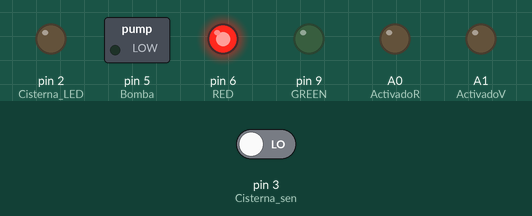
Recording of a sketch running on a simulated Arduino Uno, built with avr-gcc and run on an emulated ATmega328P. Parts: switched loads named in the sketch (green lamp = pin HIGH), output pins drawn as LEDs (lit = HIGH). The test bench sets the inputs (shaded band); at power-on: pin 3 (Cisterna_sen) LOW. No radio packets arrive unless stated.

Above: at 0.1 s.
At 0.6 s:
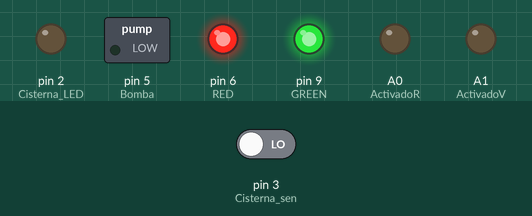
At 1.1 s:
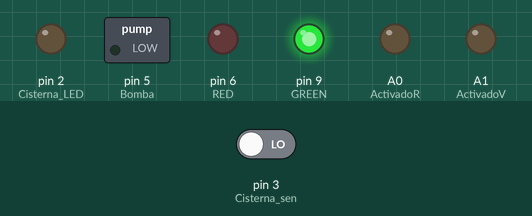
At 1.6 s:
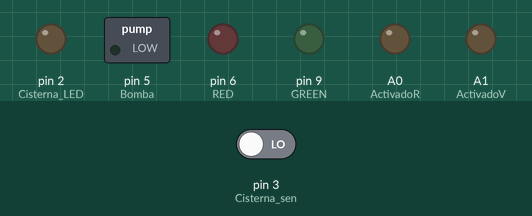
At 79.9 s:
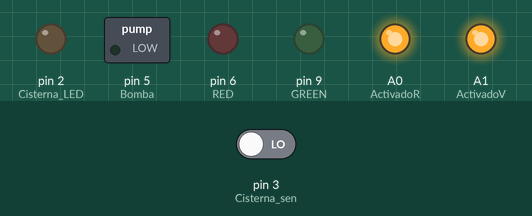
Timing chart, 0 to 81.4 s (numbered marks = the images above):
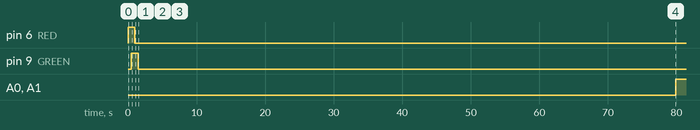

The sketch:

Nivel_receptor_v2.0.0.ino
```cpp
#include <SPI.h>
#include <RF24.h>
//#include <avr/wdt.h>

/***
  Receptor de control de bomba
  Create By José Omar Labastida Cuadra
  V 2.0.0
***/

RF24 radio(8, 10);// CE y CSN

uint8_t identificacion[5] = {'L','B','0','0','2'};
const int Bomba = 5;
const int ActivadoR = A0;
const int ActivadoV = A1;
const int Cisterna_LED = 2;
const int Cisterna_sen = 3;


bool bombaActiva = false;
//const int Cisterna_sen = 4;
int RED = 6;
int GREEN = 9;

int nivel = 11110;
int sen_cis;
int sen_cis_aux = 0;
int contSist = 0;
int cont=0;
int contOff = 0;
int parp=1;
bool constante = true;
unsigned long previousMillis = 0;  // Almacena el último tiempo registrado para el parpadeo
const long interval = 500;  // Intervalo de parpadeo de 500 milisegundos
void setup() {

  cli();//Desactiva la ejecución de interrupciones hasta nueva orden, se ejecuta con la libreria Arduino.h.
  TCCR1A=0; //Se configura el registro TCCR1A del microcontrolador con valor a 0
  TCCR1B=0; //Se configura el registro TCCR1B del microcontrolador con valor a 0
  //Se configura el tiempo de interrupción para el RTOS de 400Hz
  //Frecuencia de Interupción=16 000 000/(PRESCALER)*(Registro de comparación +1), el +1 está ahí porque el registro de comparación está indexado a cero
  // Registro de comparación= (16 000 000) / PRESCALER *(tiempo deseado)) - 1 (debe ser <65536)

  OCR1A=155;//valor de registro de comparacion =155 para interrupción de 400Hz tomando en cuenta que el preescaler esta configurado en 256


  TCCR1B |= (1<<WGM12);//Se coloca en 1 el bit WGM12 del registro TCCR1B, se inicializa el  modo CTC (Clear Timer on Compare) que reinicia el timer1 cuando los valores del registro OCR1A y el registro TMR1 coinciden
  //Se configura el preescaler en  256 //pagina 157 del Datasheet de Atmega2560
  TCCR1B |= (0<<CS10);
  TCCR1B |= (0<<CS11);
  TCCR1B |= (1<<CS12);

  TIMSK1=(1<<OCIE1A);//Se coloca en 1 el bit OCIE1A del registro TIMSK1, Habilita la temporización del comparador de tiempo.
  sei();//Reactiva las interrupciones, se ejecuta con la libreria Arduino.h


  Serial.begin(9600);
  //wdt_enable(WDTO_2S);  // Habilita el Watchdog Timer con un tiempo de 2 segundos
  pinMode(Bomba, OUTPUT);
  pinMode(ActivadoR, OUTPUT);
  pinMode(ActivadoV, OUTPUT);
  pinMode(Cisterna_LED, OUTPUT);
  pinMode(Cisterna_sen, INPUT);
  pinMode(RED, OUTPUT);
  pinMode(GREEN, OUTPUT);

  digitalWrite(Bomba, LOW);
  analogWrite(RED, 255);
  analogWrite(GREEN, 0);
  delay(500);
  analogWrite(RED, 255);
  analogWrite(GREEN, 255);
  delay(500);
  analogWrite(RED, 0);
  analogWrite(GREEN, 255);
  delay(500);
  analogWrite(RED, 0);
  analogWrite(GREEN, 0);
  delay(1000);

  configurationRadio();
  bombaActiva = true;

}

void loop() {

  //if (radio.available()) {
    radio.read(&nivel, sizeof(nivel));  // Lee los datos de la radio
    sen_cis_aux = digitalRead(Cisterna_sen);  // Lee el estado del sensor de cisterna

    if ((nivel == 11110) || (nivel == 11111) || (nivel == 11112) || (nivel == 11113)) {
      Serial.println("Entras");
      cont = 0;
      contOff = 0;
      testSenCist();
      // Condiciones para diferentes niveles
      if (nivel == 11110) {
        bombaActiva = true;
        parpadeoBomba();  // Controla el parpadeo de la bomba
        controlaBomba(sen_cis, true);  // Controla el estado de la bomba
      } else if (nivel == 11111) {
        bombaActiva = true;//Controla el status de la bomba en el nivel amarillo
        analogWrite(RED, 255);
        analogWrite(GREEN, 0);
        controlaBomba(sen_cis, true);
      } else if (nivel == 11112) {
        analogWrite(RED, 255);
        analogWrite(GREEN, 255);
        controlaBomba(sen_cis, bombaActiva);
      } else if (nivel == 11113) {
        bombaActiva = false;
        analogWrite(RED, 0);
        analogWrite(GREEN, 255);
        controlaBomba(sen_cis, false);
      }
      //wdt_reset();
    }
  //}

  // Resetea el Watchdog Timer en cada iteración del loop
  //wdt_reset();
}

// Función para parpadear el LED de la bomba sin usar delay()
void parpadeoBomba() {
  unsigned long currentMillis = millis();  // Obtén el tiempo actual en milisegundos

  // Si ha pasado el tiempo definido (500 ms en este caso), realiza el parpadeo
  if (currentMillis - previousMillis >= interval) {
    previousMillis = currentMillis;  // Actualiza el tiempo previo
      pinMode(Bomba, OUTPUT);

    if (parp) {
      analogWrite(RED, 0);
      analogWrite(GREEN, 0);
    } else {
      analogWrite(RED, 255);
      analogWrite(GREEN, 0);
    }
    parp = !parp;  // Cambia el estado de parpadeo
  }

}

void controlaBomba(int sensor, bool activa) {
  if (sensor == 1 && activa) {
    digitalWrite(Bomba, HIGH);
    //digitalWrite(ActivadoV, HIGH);
    //digitalWrite(ActivadoR, LOW);
  } else {
    digitalWrite(Bomba, LOW);
    //digitalWrite(ActivadoV, LOW);
    //digitalWrite(ActivadoR, HIGH);
  }
}

void configurationRadio(){
  radio.begin();
  radio.openReadingPipe(0, identificacion);
  radio.setChannel(1);
  radio.setPALevel(RF24_PA_MAX);
  radio.startListening();
}

void testSenCist(){
  if(sen_cis_aux = 1){
    if(contSist <= 20) contSist ++;
  }else{
    contSist = 0;
  };
  if(contSist >= 15){
    sen_cis = 1;
  }else{
    sen_cis = 0;
  };
}
```

RTOS.ino
```cpp
ISR(TIMER1_COMPA_vect){

  cont++;
  if(cont>=8000){
    cont=0;
    contOff++;
    configurationRadio();
    if(contOff>=4){
      contOff=0;
      digitalWrite(Bomba, LOW);
      digitalWrite(ActivadoV, HIGH);
      digitalWrite(ActivadoR, HIGH);
      analogWrite(RED, 0);
      analogWrite(GREEN,0 );
    }
  }


}
```

Measured:
- by itself, A0 (ActivadoR), A1 (ActivadoV): LOW → HIGH at 79.9 s
